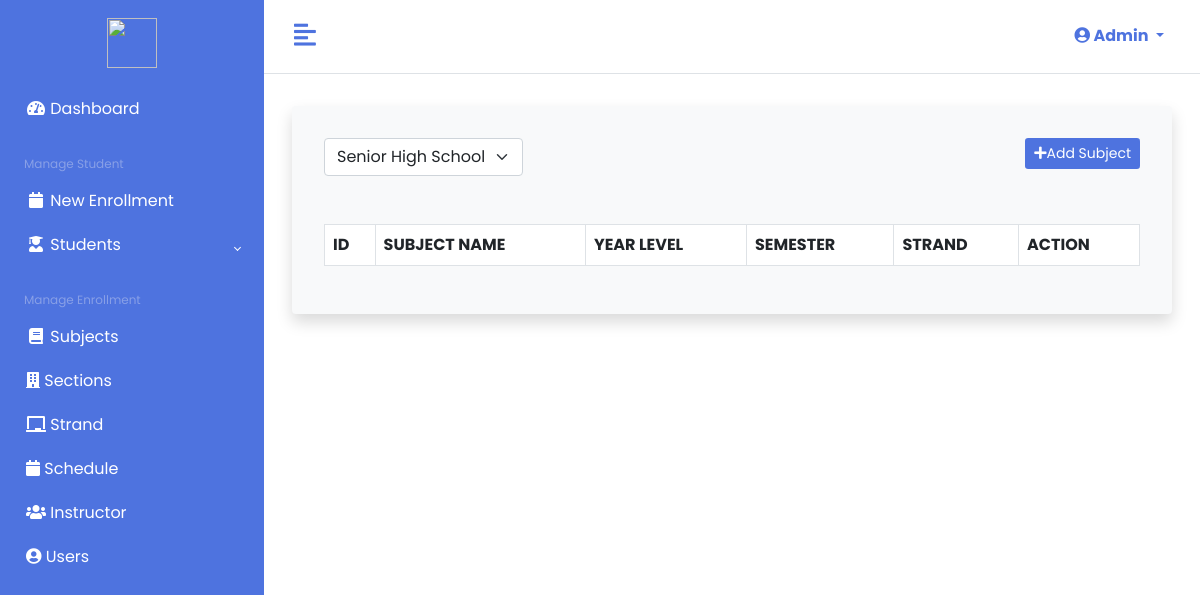
Before: /admin/shs-subject.php (signed in) with the older database file.
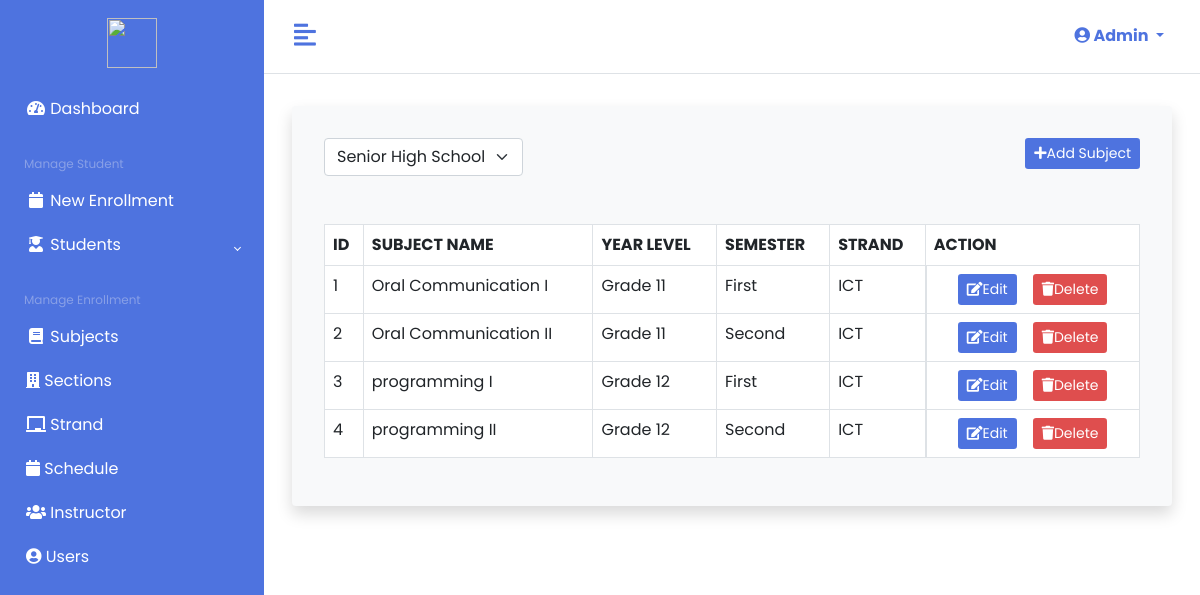
After: the same page with the newer database file.
### tables this page shows
CREATE TABLE `shs_subjects` (
  `SUBJECT_ID` int(20) NOT NULL,
  `SUBJECT` varchar(255) NOT NULL,
  `YEAR_LEVEL` varchar(255) NOT NULL,
  `SEMESTER` varchar(255) NOT NULL,
  `STRAND` varchar(255) NOT NULL
);

### private/config/Session.php (called while the page is built, shortened)
<?php
class Session {
	public static function get($name) {
		return $_SESSION[$name];
	}
}

### private/config/Database.php (called while the page is built, shortened)
<?php
class Database
{
    protected $localhost = "localhost";
    protected $username = "root";
    protected $password = "";
    protected $database = "enrollment_system_db";
    protected $conn;
    public function __construct()
    {
        try {
            $this->conn = new PDO("mysql:host=$this->localhost;dbname=$this->database", $this->username, $this->password);
            $this->conn->setAttribute(PDO::ATTR_ERRMODE, PDO::ERRMODE_EXCEPTION);
        } catch (PDOException $e) {
            echo "Connection failed: " . $e->getMessage();
        }
    }
    public function getAll($TableName)
    {
        $sql = "SELECT * FROM `$TableName`";
        $stmt = $this->conn->prepare($sql);
        $stmt->execute();
        return $stmt;
    }
}

### private/classes/admin/SeniorHighSubjectClass.php (called while the page is built, shortened)
<?php
class SeniorHighSubjectClass extends Database
{
    public function fetch_subject()
    {
        $query = $this->getAll('shs_subjects');
        while ($row = $query->fetch(PDO::FETCH_OBJ)) {
            $data[] = $row;
        }
        return isset($data) ? $data : false;
    }
    public function fetch_strand()
    {
        $query = $this->getAll('strands');
        while ($row = $query->fetch(PDO::FETCH_OBJ)) {
            $data[] = $row;
        }
        return isset($data) ? $data : false;
    }
}

### admin/shs-subject.php (the view, shortened to what this page needs)
<?php
$subject = new SeniorHighSubjectClass;
$subject->index();
$subject->create_subject();
$data = $subject->fetch_subject();
$subject->update_subject();
$subject->delete_subject();
$strand = $subject->fetch_strand();
?>
<!DOCTYPE html>
<html lang="en">
<head>
    <link href="<?= ADMIN_ASSET . 'fontawesome/css/all.min.css'; ?>" rel="stylesheet">
    <link href="<?= ADMIN_ASSET . 'bootstrap/css/bootstrap.min.css'; ?>" rel="stylesheet">
    <link href="<?= ADMIN_ASSET . 'css/style.css'; ?>" rel="stylesheet">
    <link href="<?= ADMIN_ASSET . 'css/datatables.min.css'; ?>" rel="stylesheet">
</head>
<body>
    <div class="d-flex">
        <?php include_once ADMIN_ASSET . 'include/sidebar.php'; ?>
        <div class="main">
            <?php include_once ADMIN_ASSET . 'include/navbar.php'; ?>
            <main class="p-3">
                <div class="container-fluid">
                    <div class="row mt-3">
                        <div class="col-sm-12">
                            <div class="card shadow border-0 p-3 bg-light">
                                <div class="card-body">
                                    <div class="mb-5 justify-content-between d-flex">
                                        <div>
                                            <select class="form-select" name="dynamic_select" id="dynamic_select">
                                                <option selected hidden>Senior High School</option>
                                            </select>
                                        </div>
                                        <div>
                                            <button class="btn btn-sm btn-blue" data-bs-toggle="modal" data-bs-target="#add-subject-modal"><i class="fas fa-plus"></i>Add Subject</button>
                                        </div>
                                    </div>
                                    <table class="table table-bordered bg-body" id="table">
                                        <thead>
                                            <tr>
                                                <th>ID</th>
                                                <th>SUBJECT NAME</th>
                                                <th>YEAR LEVEL</th>
                                                <th>SEMESTER</th>
                                                <th>STRAND</th>
                                                <th>ACTION</th>
                                            </tr>
                                        </thead>
                                        <tbody>
                                            <?php if ($data): ?>
                                                <?php
                                                $no = 1;
                                                foreach ($data as $row):
                                                ?>
                                                    <tr>
                                                        <td><?= $no++ ?></td>
                                                        <td><?= $row->SUBJECT ?></td>
                                                        <td><?= $row->YEAR_LEVEL ?></td>
                                                        <td><?= $row->SEMESTER ?></td>
                                                        <td><?= $row->STRAND ?></td>
                                                        <td class="justify-content-center d-flex">
                                                            <button id="edit-btn" value="<?= $row->SUBJECT_ID ?>" class="btn btn-sm btn-blue mx-2"><i class="fas fa-edit"></i>Edit</button>
                                                            <a href="shs-subject.php?delete_id=<?= $row->SUBJECT_ID ?>" onclick="return window.confirm('Are you want to delete?')" class="btn btn-sm btn-red mx-2"><i class="fas fa-trash"></i>Delete</a>
                                                        </td>
                                                    </tr>
                                                <?php endforeach; ?>
                                            <?php endif; ?>
                                        </tbody>
                                    </table>
                                </div>
                            </div>
                        </div>
                    </div>
                </div>
            </main>
        </div>
    </div>
</body>
</html>

### public/include/sidebar.php (shortened to what this page needs)
<aside id="sidebar" class="sidebar-toggle">
    <div class="sidebar-logo">
        <img src="<?= ADMIN_ASSET . 'img/logo.jpeg' ?>" width="50px" height="50px">
    </div>
    <ul class="sidebar-nav p-0">
        <li class="sidebar-item">
            <a href="dashboard.php" class="sidebar-link"><i class="fas fa-fw fa-tachometer-alt"></i>
                <span>Dashboard</span></a>
        </li>
        <li class="sidebar-header">
            Manage Student
        </li>
        <li class="sidebar-item ">
            <a href="new-enrollment.php" class="sidebar-link "><i class="fas fa-fw fa-calendar"></i>
                <span>New Enrollment</span>
            </a>
        </li>
        <li class="sidebar-item">
            <a href="" class="sidebar-link collapsed has-dropdown" data-bs-toggle="collapse" data-bs-target="#student" aria-expanded="true" aria-controls="student"><i class="fas fa-fw fa-user-graduate"></i>
                <span>Students</span></a>
        </li>
        <li class="sidebar-header">
            Manage Enrollment
        </li>
        <li class="sidebar-item">
            <a href="subject.php" class="sidebar-link"> <i class="fas fa-fw fa-book"></i>
                <span>Subjects</span></a>
        </li>
        <li class="sidebar-item">
            <a href="section.php" class="sidebar-link"><i class="fas fa-building"></i>
                <span>Sections</span></a>
        </li>
        <li class="sidebar-item">
            <a href="strand.php" class="sidebar-link"><i class="fas fa-chalkboard"></i>
                <span>Strand</span></a>
        </li>
        <li class="sidebar-item">
            <a href="schedule.php" class="sidebar-link"><i class="fas fa-calendar"></i>
                <span>Schedule</span></a>
        </li>
        <li class="sidebar-item">
            <a href="instructor.php" class="sidebar-link"><i class="fas fa-users"></i>
                <span>Instructor</span></a>
        </li>
        <?php if (Session::get('admin_status') == 'Admin'): ?>
            <li class="sidebar-item mb-5">
                <a href="users.php" class="sidebar-link"><i class="fas fa fa-user-circle"></i>
                    <span>Users</span></a>
            </li>
        <?php endif; ?>
    </ul>
</aside>

### public/include/navbar.php (shortened to what this page needs)
<nav class="navbar admin-navbar navbar-expand border-bottom justify-content-between d-flex">
    <button type="button" class="toggle-btn">
        <i class="fas fa-align-left"></i>
    </button>
    <div class="user">
        <div class="btn-group">
            <button type="button" class="btn btn-secondary dropdown-toggle" data-bs-toggle="dropdown" aria-expanded="false">
                <i class="fas fa fa-user-circle"></i> <?= Session::get('admin_username'); ?>
            </button>
        </div>
    </div>
</nav>

### public/css/style.css (style rules this page uses)
:root { --bs-blue: #4e73df; --bs-red: #df4e4e; --bs-green: #44ca7c; --bs-orange: #ec7f25; }
* { font-family: "Poppins", sans-serif; }
.btn-blue { color: #fff; background-color: var(--bs-blue); }
.btn-red { color: #fff; background-color: var(--bs-red); }
a { text-decoration: none; }
.main { min-height: 100vh; width: 100%; overflow: hidden; background-color: #fff; }
#sidebar { min-width: 264px; max-width: 264px; min-height: 100vh; transition: all 0.35s ease-in-out; background-color: var(--bs-blue); flex-direction: column; overflow: auto; }
.toggle-btn { background: transparent; cursor: pointer; border: 0; }
.toggle-btn i { font-size: 25px; font-weight: bold; color: var(--bs-blue); }
.admin-navbar { padding: 1.15rem 1.5rem; }
.sidebar-logo { padding: 1.15rem 1.5rem; text-align: center; }
.sidebar-nav { flex: 1 1 auto; }
.sidebar-header { color: #f9f6f657; font-size: .75rem; padding: 1.5rem 1.5rem .375rem; }
a.sidebar-link { padding: .625rem 1.625rem; color: #fff; position: relative; transition: all 0.35s; display: block; }
.sidebar-link[data-bs-toggle="collapse"]::after { border: solid; border-width: 0 .075rem .075rem 0; content: ""; display: inline-block; padding: 2px; position: absolute; right: 1.5rem; top: 1.4rem; transform: rotate(-135deg); transition: all .2s ease-out; }
.sidebar-link[data-bs-toggle="collapse"].collapsed::after { transform: rotate(45deg); transition: all .2s ease-out; }
.admin-navbar .btn { background: transparent; cursor: pointer; border: 0; color: var(--bs-blue); font-weight: bold; }

Changed rows visible on the page:
added shs_subjects: SUBJECT "Oral Communication I", YEAR_LEVEL "Grade 11", SEMESTER "First", STRAND "ICT", $row->SUBJECT_ID 2 (drawn)
added shs_subjects: SUBJECT "Oral Communication II", YEAR_LEVEL "Grade 11", SEMESTER "Second", STRAND "ICT", $row->SUBJECT_ID 3 (drawn)
added shs_subjects: SUBJECT "programming I", YEAR_LEVEL "Grade 12", SEMESTER "First", STRAND "ICT", $row->SUBJECT_ID 4 (drawn)
added shs_subjects: SUBJECT "programming II", YEAR_LEVEL "Grade 12", SEMESTER "Second", STRAND "ICT", $row->SUBJECT_ID 5 (drawn)
